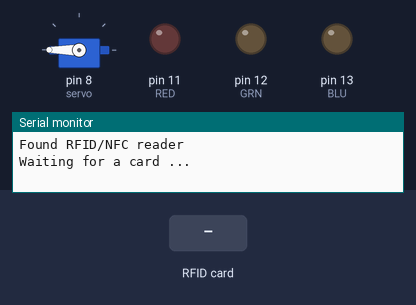
A sketch run on a simulated Arduino Uno, built with avr-gcc and run on an emulated ATmega328P. Parts: servo, output pins drawn as LEDs (lit = HIGH), the last lines printed to the serial monitor. The inputs (shaded band) are chosen by the test bench.

Above: at 1.2 s.
1.3 s: RFID card 5E 7A 19 C4 held to the reader
At 7.6 s:
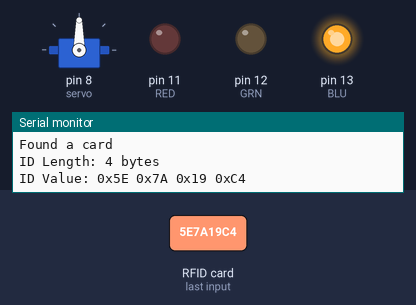
At 12.6 s:
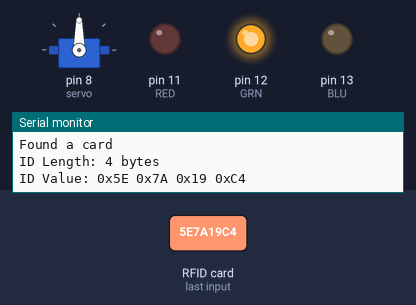
Timing chart, 0 to 13.8 s (numbered marks = the images above; inputs shaded):
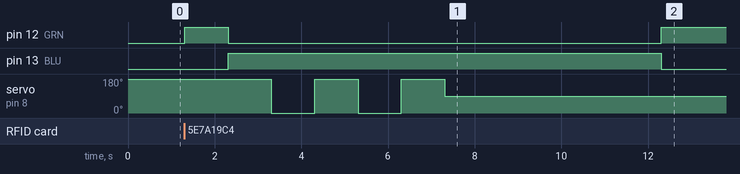

The sketch:

rfid.ino
```cpp
#include <Wire.h>
#include <SPI.h>
#include <Servo.h>
// библиотека для работы с RFID/NFC
#include <Adafruit_PN532.h>
Servo servo;  // Создаем объектServo servo
// пин прерывания
#define PN532_IRQ   9
#define RED 11  // присваиваем имя RED для пина 11
#define GRN 12 // присваиваем имя GRN для пина 12
#define BLU 13
// создаём объект для работы со сканером и передаём ему два параметра
// первый — номер пина прерывания
// вторым — число 100
// от Adafruit был программный сброс шилда
// в cканере RFID/NFC 13,56 МГц (Troyka-модуль) этот пин не используется
// поэтому передаём цифру, большая чем любой пин Arduino
Adafruit_PN532 nfc(PN532_IRQ, 100);

void setup(void)
{
  pinMode(RED, OUTPUT);  // используем Pin11 для вывода
  pinMode(GRN, OUTPUT); // используем Pin12 для вывода
  pinMode(BLU, OUTPUT);  // используем Pin13 для выводаpinMode(RED, OUTPUT);  // используем Pin11 для вывода
  servo.attach(8);   // Указываем объекту класса Servo, что серво присоединен к пину 9
  servo.write(360);
  Serial.begin(9600);
  // инициализация RFID/NFC сканера
  nfc.begin();
  int versiondata = nfc.getFirmwareVersion();
  if (!versiondata) {
    Serial.print("Didn't find RFID/NFC reader");
    digitalWrite(RED, HIGH); // включаем красный свет
    digitalWrite(GRN, LOW);
    digitalWrite(BLU, LOW);
    delay(1000);
    while (1) {
    }
  }

  Serial.println("Found RFID/NFC reader");
  // настраиваем модуль
  nfc.SAMConfig();
  Serial.println("Waiting for a card ...");
}

void loop(void)
{
  uint8_t success;
  // буфер для хранения ID карты
  uint8_t uid[8];
  // размер буфера карты
  uint8_t uidLength;
  // слушаем новые метки
  success = nfc.readPassiveTargetID(PN532_MIFARE_ISO14443A, uid, &uidLength);
  // если найдена карта
  if (success) {
    digitalWrite(RED, LOW);
    digitalWrite(GRN, HIGH); // включаем зеленый свет
    digitalWrite(BLU, LOW);
    delay(1000);
    // выводим в консоль полученные данные
    Serial.println("Found a card");
    Serial.print("ID Length: ");
    Serial.print(uidLength, DEC);
    Serial.println(" bytes");
    Serial.print("ID Value: ");
    nfc.PrintHex(uid, uidLength);
    Serial.println("");

    digitalWrite(RED, LOW);
    digitalWrite(GRN, LOW); // включаем зеленый свет
    digitalWrite(BLU, HIGH);
    servo.write(180); // Поворачиваем серво на 90 градусов
    delay(1000);
    servo.write(0);
    delay(1000);
    servo.write(180);
    delay(1000);
    servo.write(0);
    delay(1000);
    servo.write(180);
    delay(1000);
    servo.write(90);
    delay(5000);
    digitalWrite(RED, LOW);
    digitalWrite(GRN, HIGH); // включаем зеленый свет
    digitalWrite(BLU, LOW);
    delay(1000);

  }
}
```

Measured:
- after the input at 1.3 s, pin 12 (GRN): LOW → HIGH at once, → LOW 1.0 s later, → HIGH 10.0 s later; pin 13 (BLU): LOW → HIGH after 1.0 s, → LOW 10.0 s later; servo on pin 8 (servo): 180° → 0° after 2.0 s, → 180° 1.0 s later, → 0° 1.0 s later, → 180° 1.0 s later, … (5 changes in this stretch)
